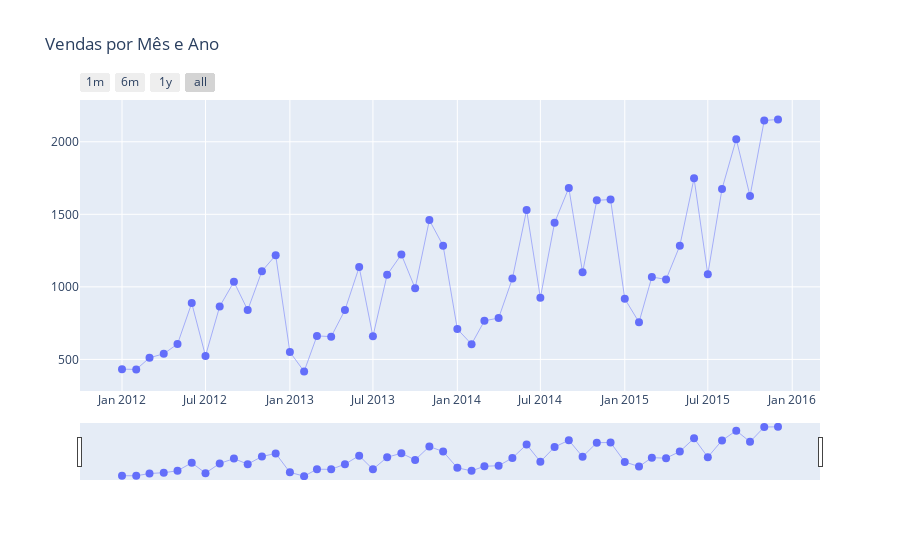

Notebook code for this chart:
### Code cell
fig = go.Figure()

fig.add_trace(
    go.Scatter(x=list(order_per_month['date']), y=list(order_per_month['count'])))

fig.update_layout(
    title_text="Vendas por Mês e Ano"
)

fig.update_layout(
    xaxis=dict(
        rangeselector=dict(
            buttons=list([
                dict(count=1,
                     label="1m",
                     step="month",
                     stepmode="backward"),
                dict(count=6,
                     label="6m",
                     step="month",
                     stepmode="backward"),
                dict(count=1,
                     label="1y",
                     step="year",
                     stepmode="backward"),
                dict(step="all")
            ])
        ),
        rangeslider=dict(
            visible=True
        ),
        type="date"
    )
)

fig.update_traces(
    hovertemplate="Data: %{x} | Valor: %{y}",
    line={"width": 0.5},
    marker={"size": 8},
    mode="lines+markers",
    showlegend=False
)

fig.show()

### Figure 1 — Plotly figure (JSON) as saved in the notebook; plotly's stock layout.template omitted (floating-point values rounded to 4 significant figures)
{"data": [{"hovertemplate": "Data: %{x} | Valor: %{y}", "line": {"width": 0.5}, "marker": {"size": 8}, "mode": "lines+markers", "showlegend": false, "type": "scatter", "x": ["2012-1-1", "2012-2-1", "2012-3-1", "2012-4-1", "2012-5-1", "2012-6-1", "2012-7-1", "2012-8-1", "2012-9-1", "2012-10-1", "2012-11-1", "2012-12-1", "2013-1-1", "2013-2-1", "2013-3-1", "2013-4-1", "2013-5-1", "2013-6-1", "2013-7-1", "2013-8-1", "2013-9-1", "2013-10-1", "2013-11-1", "2013-12-1", "2014-1-1", "2014-2-1", "2014-3-1", "2014-4-1", "2014-5-1", "2014-6-1", "2014-7-1", "2014-8-1", "2014-9-1", "2014-10-1", "2014-11-1", "2014-12-1", "2015-1-1", "2015-2-1", "2015-3-1", "2015-4-1", "2015-5-1", "2015-6-1", "2015-7-1", "2015-8-1", "2015-9-1", "2015-10-1", "2015-11-1", "2015-12-1"], "y": [433, 431, 511, 539, 606, 888, 524, 865, 1035, 840, 1108, 1218, 551, 417, 662, 657, 840, 1136, 659, 1083, 1223, 990, 1460, 1284, 709, 605, 766, 785, 1057, 1530, 925, 1442, 1682, 1100, 1596, 1602, 918, 756, 1068, 1051, 1284, 1748, 1087, 1675, 2018, 1626, 2147, 2153]}], "layout": {"title": {"text": "Vendas por Mês e Ano"}, "xaxis": {"rangeselector": {"buttons": [{"count": 1, "label": "1m", "step": "month", "stepmode": "backward"}, {"count": 6, "label": "6m", "step": "month", "stepmode": "backward"}, {"count": 1, "label": "1y", "step": "year", "stepmode": "backward"}, {"step": "all"}]}, "rangeslider": {"visible": true}, "type": "date"}}}
